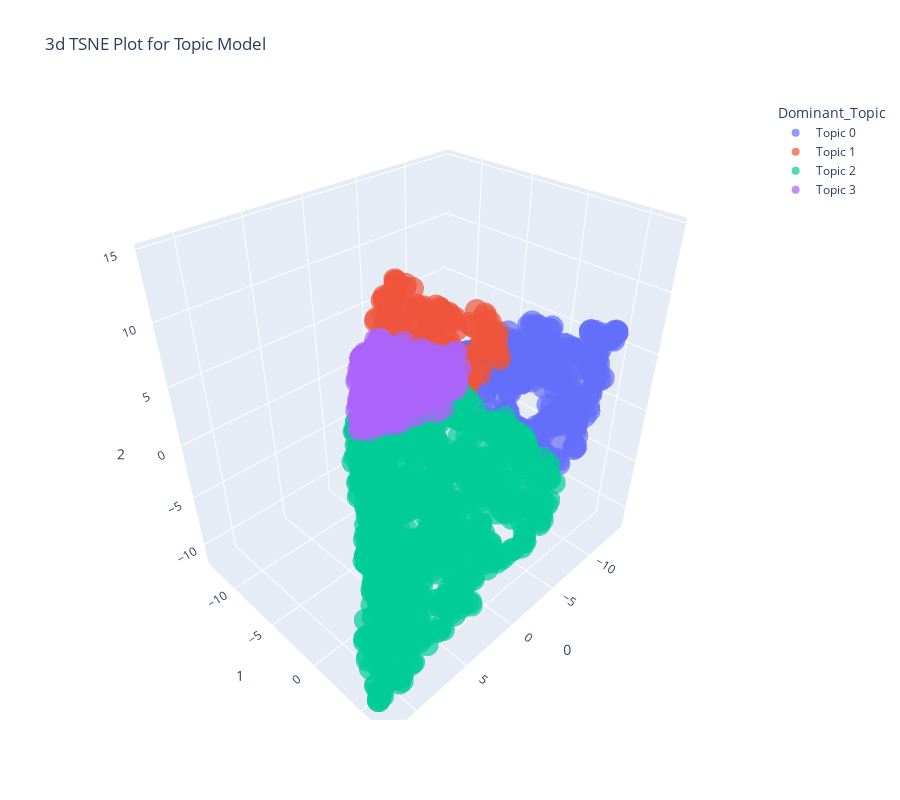

This figure's notebook cell:
### Code cell
plot_model(lda, plot = 'tsne')

### Figure 1 — Plotly figure (JSON) as saved in the notebook; plotly's stock layout.template omitted (floating-point values rounded to 4 significant figures; data arrays with more than 128 entries replaced by an {"elided": "..."} marker saying what was removed)
{"data": [{"hovertemplate": "Dominant_Topic=Topic 0<br>0=%{x}<br>1=%{y}<br>2=%{z}<extra></extra>", "legendgroup": "Topic 0", "marker": {"color": "#636efa", "opacity": 0.7, "symbol": "circle"}, "mode": "markers", "name": "Topic 0", "scene": "scene", "showlegend": true, "type": "scatter3d", "x": {"elided": "355 float values"}, "y": {"elided": "355 float values"}, "z": {"elided": "355 float values"}}, {"hovertemplate": "Dominant_Topic=Topic 1<br>0=%{x}<br>1=%{y}<br>2=%{z}<extra></extra>", "legendgroup": "Topic 1", "marker": {"color": "#EF553B", "opacity": 0.7, "symbol": "circle"}, "mode": "markers", "name": "Topic 1", "scene": "scene", "showlegend": true, "type": "scatter3d", "x": {"elided": "246 float values"}, "y": {"elided": "246 float values"}, "z": {"elided": "246 float values"}}, {"hovertemplate": "Dominant_Topic=Topic 2<br>0=%{x}<br>1=%{y}<br>2=%{z}<extra></extra>", "legendgroup": "Topic 2", "marker": {"color": "#00cc96", "opacity": 0.7, "symbol": "circle"}, "mode": "markers", "name": "Topic 2", "scene": "scene", "showlegend": true, "type": "scatter3d", "x": {"elided": "1166 float values"}, "y": {"elided": "1166 float values"}, "z": {"elided": "1166 float values"}}, {"hovertemplate": "Dominant_Topic=Topic 3<br>0=%{x}<br>1=%{y}<br>2=%{z}<extra></extra>", "legendgroup": "Topic 3", "marker": {"color": "#ab63fa", "opacity": 0.7, "symbol": "circle"}, "mode": "markers", "name": "Topic 3", "scene": "scene", "showlegend": true, "type": "scatter3d", "x": {"elided": "233 float values"}, "y": {"elided": "233 float values"}, "z": {"elided": "233 float values"}}], "layout": {"height": 800, "legend": {"title": {"text": "Dominant_Topic"}, "tracegroupgap": 0}, "scene": {"domain": {"x": [0, 1], "y": [0, 1]}, "xaxis": {"title": {"text": "0"}}, "yaxis": {"title": {"text": "1"}}, "zaxis": {"title": {"text": "2"}}}, "title": {"text": "3d TSNE Plot for Topic Model"}, "width": 900}}
